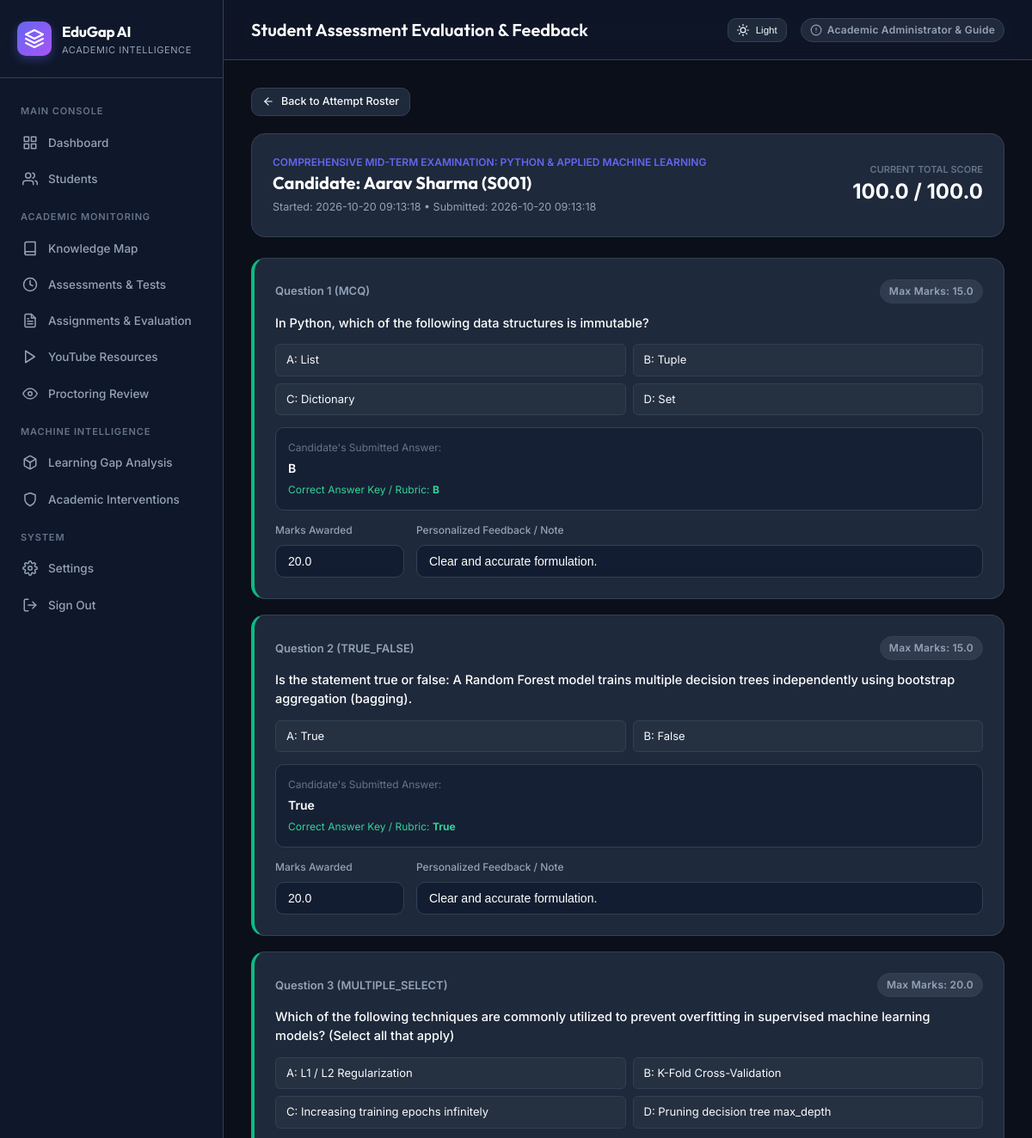
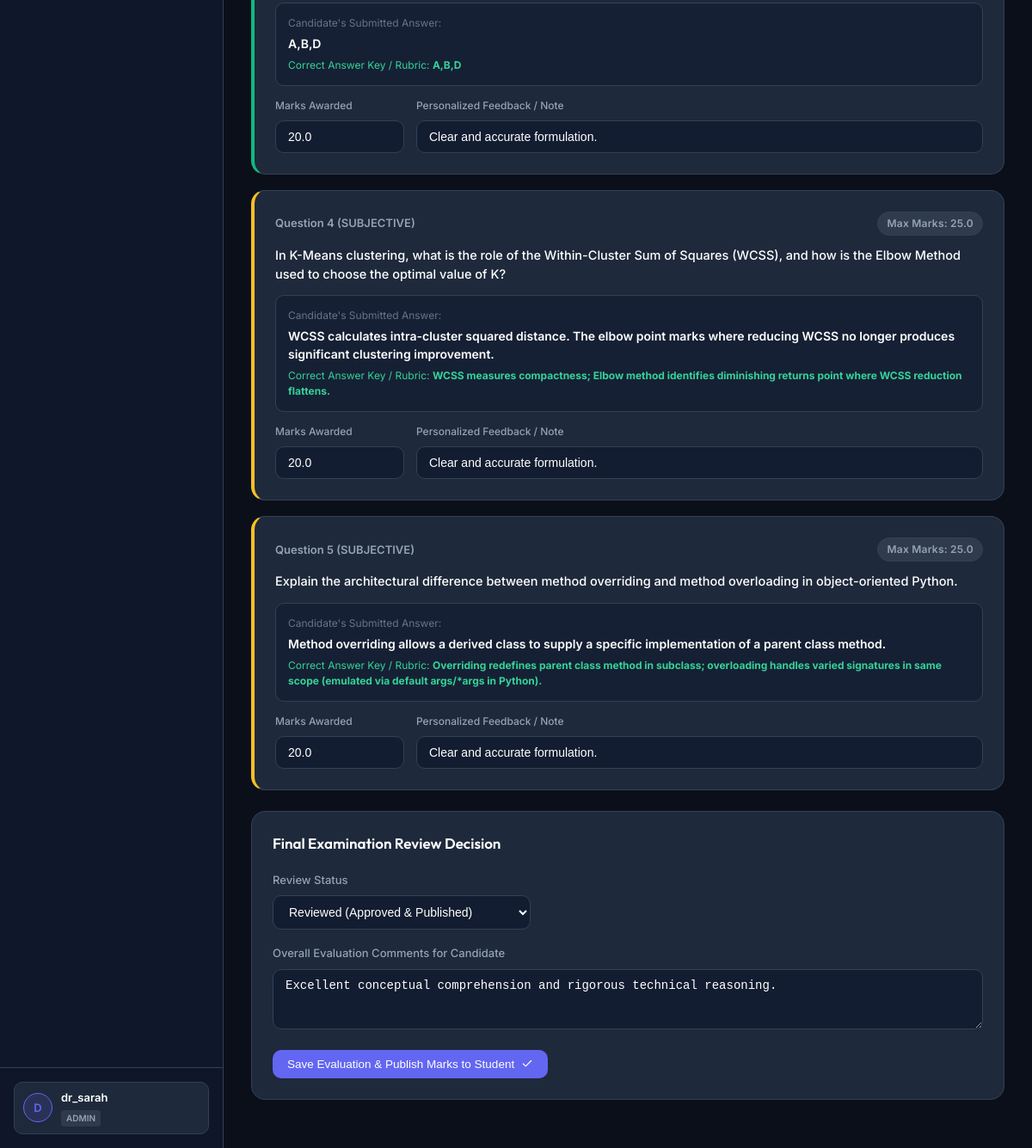
/assessments/evaluate/2 (signed in), run on the app's committed database (2 pictures, top to bottom).
### tables this page shows
CREATE TABLE assessments (
        id INTEGER PRIMARY KEY AUTOINCREMENT,
        title TEXT NOT NULL,
        description TEXT,
        subject TEXT NOT NULL,
        topic TEXT NOT NULL,
        duration_minutes INTEGER DEFAULT 30,
        passing_marks REAL DEFAULT 50.0,
        total_marks REAL DEFAULT 100.0,
        negative_marking REAL DEFAULT 0.0,
        attempt_limit INTEGER DEFAULT 1,
        shuffle_questions INTEGER DEFAULT 1,
        shuffle_options INTEGER DEFAULT 1,
        is_proctored INTEGER DEFAULT 1,
        proctoring_strictness TEXT DEFAULT 'Standard',
        assigned_to_student_id TEXT,
        due_date TIMESTAMP,
        is_published INTEGER DEFAULT 1,
        results_published INTEGER DEFAULT 1,
        created_by TEXT DEFAULT 'Admin',
        created_at TIMESTAMP DEFAULT CURRENT_TIMESTAMP
    );

CREATE TABLE students (
    student_id TEXT PRIMARY KEY,
    average_quiz_score REAL,
    average_assignment_score REAL,
    average_learning_gap REAL,
    average_attendance REAL,
    overall_risk TEXT
, name TEXT, email TEXT, department TEXT DEFAULT 'Computer Science & Engineering', enrollment_date TEXT DEFAULT '2025-08-01');

CREATE TABLE assessment_attempts (
        id INTEGER PRIMARY KEY AUTOINCREMENT,
        assessment_id INTEGER NOT NULL,
        student_id TEXT NOT NULL,
        started_at TIMESTAMP DEFAULT CURRENT_TIMESTAMP,
        submitted_at TIMESTAMP,
        time_taken_seconds INTEGER DEFAULT 0,
        score REAL DEFAULT 0.0,
        max_score REAL DEFAULT 100.0,
        percentage REAL DEFAULT 0.0,
        passed INTEGER DEFAULT 0,
        status TEXT DEFAULT 'in_progress', -- 'in_progress', 'submitted', 'evaluated'
        proctoring_flag_count INTEGER DEFAULT 0,
        review_status TEXT DEFAULT 'normal', -- 'normal', 'flagged', 'under_review', 'reviewed'
        review_notes TEXT,
        evaluated_by TEXT,
        evaluated_at TIMESTAMP,
        FOREIGN KEY (assessment_id) REFERENCES assessments(id) ON DELETE CASCADE,
        FOREIGN KEY (student_id) REFERENCES students(student_id)
    );

CREATE TABLE assessment_answers (
        id INTEGER PRIMARY KEY AUTOINCREMENT,
        attempt_id INTEGER NOT NULL,
        question_id INTEGER NOT NULL,
        student_id TEXT NOT NULL,
        student_answer TEXT,
        is_correct INTEGER DEFAULT 0,
        awarded_marks REAL DEFAULT 0.0,
        max_marks REAL DEFAULT 5.0,
        feedback TEXT,
        last_saved_at TIMESTAMP DEFAULT CURRENT_TIMESTAMP,
        FOREIGN KEY (attempt_id) REFERENCES assessment_attempts(id) ON DELETE CASCADE,
        FOREIGN KEY (question_id) REFERENCES assessment_questions(id) ON DELETE CASCADE
    );

CREATE TABLE assessment_questions (
        id INTEGER PRIMARY KEY AUTOINCREMENT,
        assessment_id INTEGER NOT NULL,
        question_text TEXT NOT NULL,
        question_type TEXT DEFAULT 'mcq', -- 'mcq', 'true_false', 'multiple_select', 'subjective'
        option_a TEXT,
        option_b TEXT,
        option_c TEXT,
        option_d TEXT,
        correct_answer TEXT, -- e.g. 'A', 'True', 'A,C', or rubric keywords for subjective
        marks REAL DEFAULT 5.0,
        explanation TEXT,
        FOREIGN KEY (assessment_id) REFERENCES assessments(id) ON DELETE CASCADE
    );

### app.py (the view)
@app.route("/assessments/evaluate/<int:attempt_id>")
@login_required
def evaluate_attempt_view(attempt_id):
    if session.get("role") != "admin":
        flash("Evaluation console restricted to Academic Administrators.", "error")
        return redirect(url_for("dashboard"))
    connection = get_db_connection()
    attempt = connection.execute("SELECT * FROM assessment_attempts WHERE id = ?", (attempt_id,)).fetchone()
    if not attempt:
        connection.close()
        flash("Attempt not found.", "error")
        return redirect(url_for("assessments_page"))
    assessment = connection.execute("SELECT * FROM assessments WHERE id = ?", (attempt["assessment_id"],)).fetchone()
    student = connection.execute("SELECT * FROM students WHERE student_id = ?", (attempt["student_id"],)).fetchone()
    q_answers = connection.execute("""
        SELECT q.*, ans.id as ans_id, ans.student_answer, ans.awarded_marks, ans.is_correct, ans.feedback
        FROM assessment_questions q
        LEFT JOIN assessment_answers ans ON ans.question_id = q.id AND ans.attempt_id = ?
        WHERE q.assessment_id = ?
        ORDER BY q.id ASC
    """, (attempt_id, attempt["assessment_id"])).fetchall()
    connection.close()
    return render_template("evaluate_attempt.html", attempt=attempt, assessment=assessment, student=student, q_answers=q_answers)

### app.py (called while the page is built)
def get_db_connection():
    connection = sqlite3.connect(DATABASE)
    connection.row_factory = sqlite3.Row
    return connection

def login_required(f):
    @wraps(f)
    def decorated_function(*args, **kwargs):
        if "user_id" not in session:
            flash("Please authenticate to access the academic platform.", "info")
            return redirect(url_for("login"))
        return f(*args, **kwargs)
    return decorated_function

### templates/evaluate_attempt.html (shortened to what this page needs)
{% extends "base.html" %}
{% block header_title %}Student Assessment Evaluation & Feedback{% endblock %}
{% block content %}
<div style="margin-bottom: 20px;">
    <a href="{{ url_for('assessment_detail', assessment_id=assessment['id']) }}" class="btn btn-secondary btn-sm">
        <svg class="icon icon-sm" viewBox="0 0 24 24"><line x1="19" y1="12" x2="5" y2="12"/><polyline points="12 19 5 12 12 5"/></svg>
        <span>Back to Attempt Roster</span>
    </a>
</div>
<div class="card" style="margin-bottom: 24px;">
    <div style="display: flex; justify-content: space-between; align-items: center; flex-wrap: wrap; gap: 16px;">
        <div>
            <div style="font-size: 12px; color: var(--primary); font-weight: 600; text-transform: uppercase;">{{ assessment['title'] }}</div>
            <h2 style="font-family: 'Outfit', sans-serif; font-size: 20px; color: #ffffff;">Candidate: {{ student['name'] if student else attempt['student_id'] }} ({{ attempt['student_id'] }})</h2>
            <div style="font-size: 12.5px; color: var(--text-secondary); margin-top: 4px;">
                Started: {{ attempt['started_at'] }} &bull; Submitted: {{ attempt['submitted_at'] }}
            </div>
        </div>
        <div style="text-align: right;">
            <div style="font-size: 11px; text-transform: uppercase; color: var(--text-muted); font-weight: 600;">Current Total Score</div>
            <div style="font-size: 24px; font-weight: 700; color: #ffffff;">{{ "%.1f"|format(attempt['score']) }} / {{ attempt['max_score'] }}</div>
        </div>
    </div>
</div>
<form method="POST" action="{{ url_for('submit_attempt_evaluation', attempt_id=attempt['id']) }}">
    <div style="display: flex; flex-direction: column; gap: 18px; margin-bottom: 24px;">
        {% for item in q_answers %}
        <div class="card" style="border-left: 4px solid {% if item['question_type'] == 'subjective' %}#fbbf24{% elif item['is_correct'] %}#10b981{% else %}#ef4444{% endif %};">
            <div style="display: flex; justify-content: space-between; align-items: center; margin-bottom: 12px;">
                <span style="font-weight: 600; color: var(--text-secondary); font-size: 13px;">Question {{ loop.index }} ({{ item['question_type']|upper }})</span>
                <span class="badge badge-neutral">Max Marks: {{ item['marks'] }}</span>
            </div>
            <p style="font-size: 14.5px; color: #ffffff; font-weight: 500; margin-bottom: 14px; line-height: 1.5;">
                {{ item['question_text'] }}
            </p>
            {% if item['question_type'] != 'subjective' %}
            <div style="display: grid; grid-template-columns: 1fr 1fr; gap: 8px; margin-bottom: 14px; font-size: 13px;">
                {% if item['option_a'] %}<div style="padding: 8px 12px; border-radius: 6px; background: rgba(255,255,255,0.03); border: 1px solid var(--border-color);">A: {{ item['option_a'] }}</div>{% endif %}
                {% if item['option_b'] %}<div style="padding: 8px 12px; border-radius: 6px; background: rgba(255,255,255,0.03); border: 1px solid var(--border-color);">B: {{ item['option_b'] }}</div>{% endif %}
                {% if item['option_c'] %}<div style="padding: 8px 12px; border-radius: 6px; background: rgba(255,255,255,0.03); border: 1px solid var(--border-color);">C: {{ item['option_c'] }}</div>{% endif %}
                {% if item['option_d'] %}<div style="padding: 8px 12px; border-radius: 6px; background: rgba(255,255,255,0.03); border: 1px solid var(--border-color);">D: {{ item['option_d'] }}</div>{% endif %}
            </div>
            {% endif %}
            <div style="background: rgba(19, 29, 49, 0.7); border: 1px solid var(--border-color); border-radius: var(--radius-md); padding: 14px; margin-bottom: 14px;">
                <div style="font-size: 12px; color: var(--text-muted); margin-bottom: 4px;">Candidate's Submitted Answer:</div>
                <div style="font-size: 14px; color: #ffffff; font-weight: 600;">{{ item['student_answer'] if item['student_answer'] else '(No answer submitted)' }}</div>
                <div style="font-size: 12px; color: #34d399; margin-top: 6px;">Correct Answer Key / Rubric: <strong>{{ item['correct_answer'] }}</strong></div>
            </div>
            <div style="display: grid; grid-template-columns: 150px 1fr; gap: 14px; align-items: center;">
                <div>
                    <label class="form-label" style="font-size: 12px;">Marks Awarded</label>
                    <input type="number" name="awarded_marks_{{ item['ans_id'] }}" class="form-control" value="{{ item['awarded_marks'] }}" step="0.5" min="0" max="{{ item['marks'] }}" required>
                </div>
                <div>
                    <label class="form-label" style="font-size: 12px;">Personalized Feedback / Note</label>
                    <input type="text" name="feedback_{{ item['ans_id'] }}" class="form-control" value="{{ item['feedback'] if item['feedback'] else '' }}" placeholder="Feedback on this question...">
                </div>
            </div>
        </div>
        {% endfor %}
    </div>
    <div class="card" style="margin-bottom: 24px;">
        <div class="card-header">
            <h3>Final Examination Review Decision</h3>
        </div>
        <div class="form-group">
            <label class="form-label">Review Status</label>
            <select name="review_status" class="form-control" style="max-width: 300px;">
                <option value="reviewed" {% if attempt['review_status'] == 'reviewed' %}selected{% endif %}>Reviewed (Approved & Published)</option>
            </select>
        </div>
        <div class="form-group">
            <label class="form-label">Overall Evaluation Comments for Candidate</label>
            <textarea name="review_notes" rows="3" class="form-control" placeholder="Summarize candidate's performance, strengths, and recommended revision topics...">{{ attempt['review_notes'] if attempt['review_notes'] else '' }}</textarea>
        </div>
        <button type="submit" class="btn btn-primary">
            <span>Save Evaluation & Publish Marks to Student</span>
            <svg class="icon icon-sm" viewBox="0 0 24 24"><polyline points="20 6 9 17 4 12"/></svg>
        </button>
    </div>
</form>
{% endblock %}

### templates/base.html (style rules this page uses)
:root { --bg-body: #0b0f19; --bg-sidebar: #0f172a; --bg-card: #1e293b; --bg-card-hover: #263349; --border-color: #334155; --text-primary: #f8fafc; --text-secondary: #94a3b8; --text-muted: #64748b; --primary: #6366f1; --primary-hover: #4f46e5; --primary-light: rgba(99, 102, 241, 0.15); --success: #10b981; --success-light: rgba(16, 185, 129, 0.15); --warning: #f59e0b; --warning-light: rgba(245, 158, 11, 0.15); --danger: #ef4444; --danger-light: rgba(239, 68, 68, 0.15); --info: #0ea5e9; --info-light: rgba(14, 165, 233, 0.15); --radius-sm: 6px; --radius-md: 10px; --radius-lg: 16px; --transition: all 0.2s cubic-bezier(0.4, 0, 0.2, 1); }
* { box-sizing: border-box; margin: 0; padding: 0; }
body { font-family: 'Inter', system-ui, -apple-system, sans-serif; background-color: var(--bg-body); color: var(--text-primary); line-height: 1.5; min-height: 100vh; display: flex; }
.icon { display: inline-flex; align-items: center; justify-content: center; width: 18px; height: 18px; stroke-width: 2; stroke: currentColor; fill: none; stroke-linecap: round; stroke-linejoin: round; flex-shrink: 0; }
.icon-sm { width: 14px; height: 14px; }
.btn { display: inline-flex; align-items: center; justify-content: center; gap: 8px; padding: 8px 16px; font-size: 13.5px; font-weight: 500; border-radius: var(--radius-md); text-decoration: none; cursor: pointer; border: 1px solid transparent; transition: var(--transition); }
.btn-primary { background-color: var(--primary); color: #ffffff; }
.btn-secondary { background-color: var(--bg-card); border-color: var(--border-color); color: var(--text-primary); }
.btn-sm { padding: 6px 12px; font-size: 12.5px; }
.card { background: var(--bg-card); border: 1px solid var(--border-color); border-radius: var(--radius-lg); padding: 24px; transition: var(--transition); }
.card-header { display: flex; align-items: center; justify-content: space-between; margin-bottom: 20px; }
.card-header h3 { font-family: 'Outfit', sans-serif; font-size: 17px; font-weight: 600; color: #ffffff; display: flex; align-items: center; gap: 8px; }
.badge { display: inline-flex; align-items: center; gap: 6px; padding: 4px 10px; border-radius: 9999px; font-size: 12px; font-weight: 600; letter-spacing: 0.02em; }
.badge-neutral { background: rgba(148, 163, 184, 0.15); color: var(--text-secondary); border: 1px solid var(--border-color); }
.form-group { margin-bottom: 18px; }
.form-label { display: block; font-size: 13px; font-weight: 500; color: var(--text-secondary); margin-bottom: 8px; }
.form-control { width: 100%; background: #131d31; border: 1px solid var(--border-color); border-radius: var(--radius-md); padding: 10px 14px; color: #ffffff; font-size: 14px; outline: none; transition: var(--transition); }

### data on the page
assessments: title "COMPREHENSIVE MID-TERM EXAMINATION: PYTHON & APPLIED MACHINE LEARNING"
students: name "Aarav Sharma"
assessment_attempts: student_id "S001", started_at "2026-10-20 09:13:18", submitted_at "2026-10-20 09:13:18", score "100.0", max_score "100.0", review_status "Reviewed (Approved & Published)", review_notes "Excellent conceptual comprehension and rigorous technical reasoning."
assessment_answers: question_type "MCQ", marks "15.0", question_text "In Python, which of the following data structures is immutable?", option_a "List", option_b "Tuple", option_c "Dictionary", option_d "Set", student_answer "B", correct_answer "B", awarded_marks "20.0", feedback "Clear and accurate formulation."
assessment_answers: question_type "TRUE_FALSE", marks "15.0", question_text "Is the statement true or false: A Random Forest model trains multiple decision trees independently using bootstrap aggregation (bagging).", option_a "True", option_b "False", student_answer "True", correct_answer "True", awarded_marks "20.0", feedback "Clear and accurate formulation."
assessment_answers: question_type "MULTIPLE_SELECT", marks "20.0", question_text "Which of the following techniques are commonly utilized to prevent overfitting in supervised machine learning models? (Select all that apply)", option_a "L1 / L2 Regularization", option_b "K-Fold Cross-Validation", option_c "Increasing training epochs infinitely", option_d "Pruning decision tree max_depth", student_answer "A,B,D", correct_answer "A,B,D", awarded_marks "20.0", feedback "Clear and accurate formulation."
assessment_answers: question_type "SUBJECTIVE", marks "25.0", question_text "In K-Means clustering, what is the role of the Within-Cluster Sum of Squares (WCSS), and how is the Elbow Method used to choose the optimal value of K?", student_answer "WCSS calculates intra-cluster squared distance. The elbow point marks where reducing WCSS no longer produces significant clustering improvement.", correct_answer "WCSS measures compactness; Elbow method identifies diminishing returns point where WCSS reduction flattens.", awarded_marks "20.0", feedback "Clear and accurate formulation."
assessment_answers: question_type "SUBJECTIVE", marks "25.0", question_text "Explain the architectural difference between method overriding and method overloading in object-oriented Python.", student_answer "Method overriding allows a derived class to supply a specific implementation of a parent class method.", correct_answer "Overriding redefines parent class method in subclass; overloading handles varied signatures in same scope (emulated via default args/*args in Python).", awarded_marks "20.0", feedback "Clear and accurate formulation."

### other printed values
{{ session.get("username", "U")[0]|upper }} "D"
{{ session.get("username", "User") }} "dr_sarah"
{{ session.get("role", "student") }} "ADMIN"
